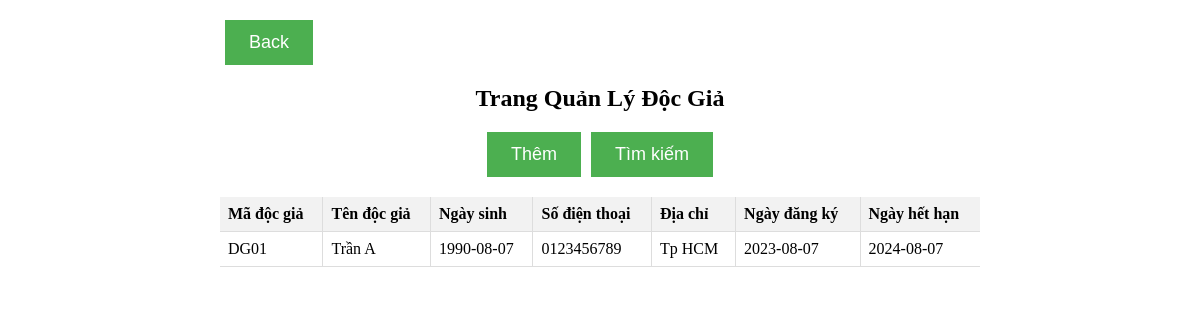
The page /quan-ly-doc-gia/ on the database as committed earlier.
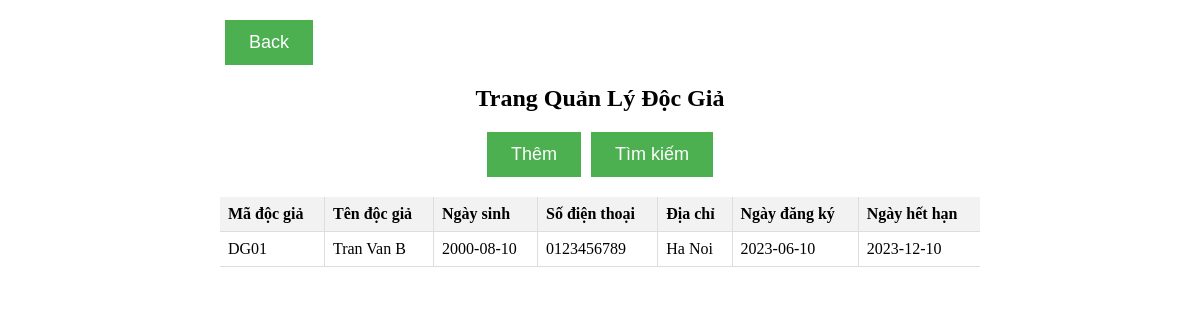
The same page on the database as committed later.
### quan_ly_doc_gia/models.py (models this page shows, shortened)
class DocGia(models.Model):
    ma_doc_gia = models.CharField(max_length=10, unique=True)
    ten_doc_gia = models.CharField(max_length=200)
    ngay_sinh = models.DateField()
    so_dien_thoai = models.CharField(max_length=20)
    ngay_tao_the = models.DateField()
    ngay_het_han = models.DateField()
    dia_chi = models.TextField()

### quan_ly_doc_gia/views.py (the view)
# urls.py: path('', views.quan_ly_doc_gia_view, name='quan_ly_doc_gia'),
def quan_ly_doc_gia_view(request):
	button = request.POST.get('button')
	if button == 'back':
		return redirect('menu')
	readers = DocGia.objects.all()
	addForm = AddDocGia()
	updateForm = UpdateDocGia()
	context = {
		'readers': readers,
		'addForm': addForm,
		'updateForm': updateForm,
	}
	return render(request, 'quanLyDocGia.html', context)

### quan_ly_doc_gia/templates/quanLyDocGia.html (shortened to what this page needs)
<!DOCTYPE html>
<html lang="en">
<head>
    {% load static %}
    <link rel="stylesheet" href="{% static 'quan_ly_doc_gia/quanLyDocGia.css' %}">
</head>
<body>
    <div class="container">
        <form  method="post" action="{% url 'quan_ly_doc_gia' %}">
        <button class="back-btn" name="button" value="back">Back</button>
        </form>
        <h2>Trang Quản Lý Độc Giả</h2>
            <div class="button-row">
                <button type="button" class="add-btn" onclick="show('addDialog')">Thêm</button>
                <button class="search-btn" onclick="show('searchDialog')">Tìm kiếm</button>
            </div>
        <table class="reader-table">
            <thead>
                <tr>
                    <th>Mã độc giả</th>
                    <th>Tên độc giả</th>
                    <th>Ngày sinh</th>
                    <th>Số điện thoại</th>
                    <th>Địa chỉ</th>
                    <th>Ngày đăng ký</th>
                    <th>Ngày hết hạn</th>
                </tr>
            </thead>
            <tbody>
                {% for reader in readers %}
                <tr data-ma_doc_gia="{{ reader.ma_doc_gia }}" data-ten_doc_gia="{{ reader.ten_doc_gia }}" data-ngay_sinh="{{ reader.ngay_sinh }}" data-so_dien_thoai="{{ reader.so_dien_thoai }}" data-ngay_tao_the="{{ reader.ngay_tao_the }}" data-ngay_het_han="{{ reader.ngay_het_han }}" data-dia_chi="{{ reader.dia_chi }}">
                    <td>{{ reader.ma_doc_gia }}</td>
                    <td>{{ reader.ten_doc_gia }}</td>
                    <td>{{ reader.ngay_sinh|date:"Y-m-d" }}</td>
                    <td>{{ reader.so_dien_thoai }}</td>
                    <td>{{ reader.dia_chi }}</td>
                    <td>{{ reader.ngay_tao_the|date:"Y-m-d" }}</td>
                    <td>{{ reader.ngay_het_han|date:"Y-m-d" }}</td>
                </tr>
                {% endfor %}
            </tbody>
        </table>
    </div>
</body>
</html>

Rows that differ between the two databases and show on the page:
changed DocGia "DG01": ten_doc_gia "Trần A" → "Tran Van B"; ngay_sinh "1990-08-07" → "2000-08-10"; dia_chi "Tp HCM" → "Ha Noi"; ngay_tao_the "2023-08-07" → "2023-06-10"; ngay_het_han "2024-08-07" → "2023-12-10"
